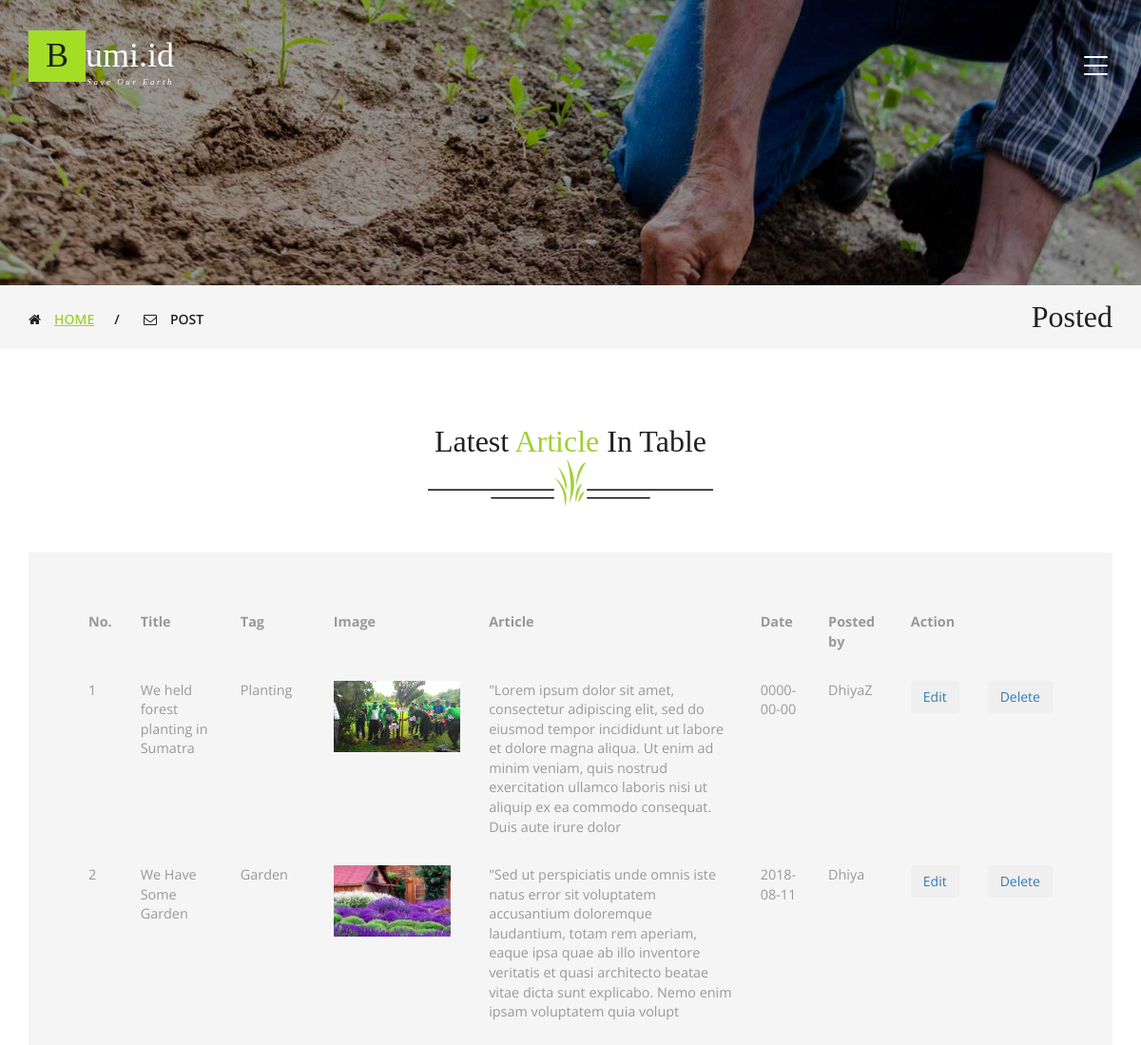
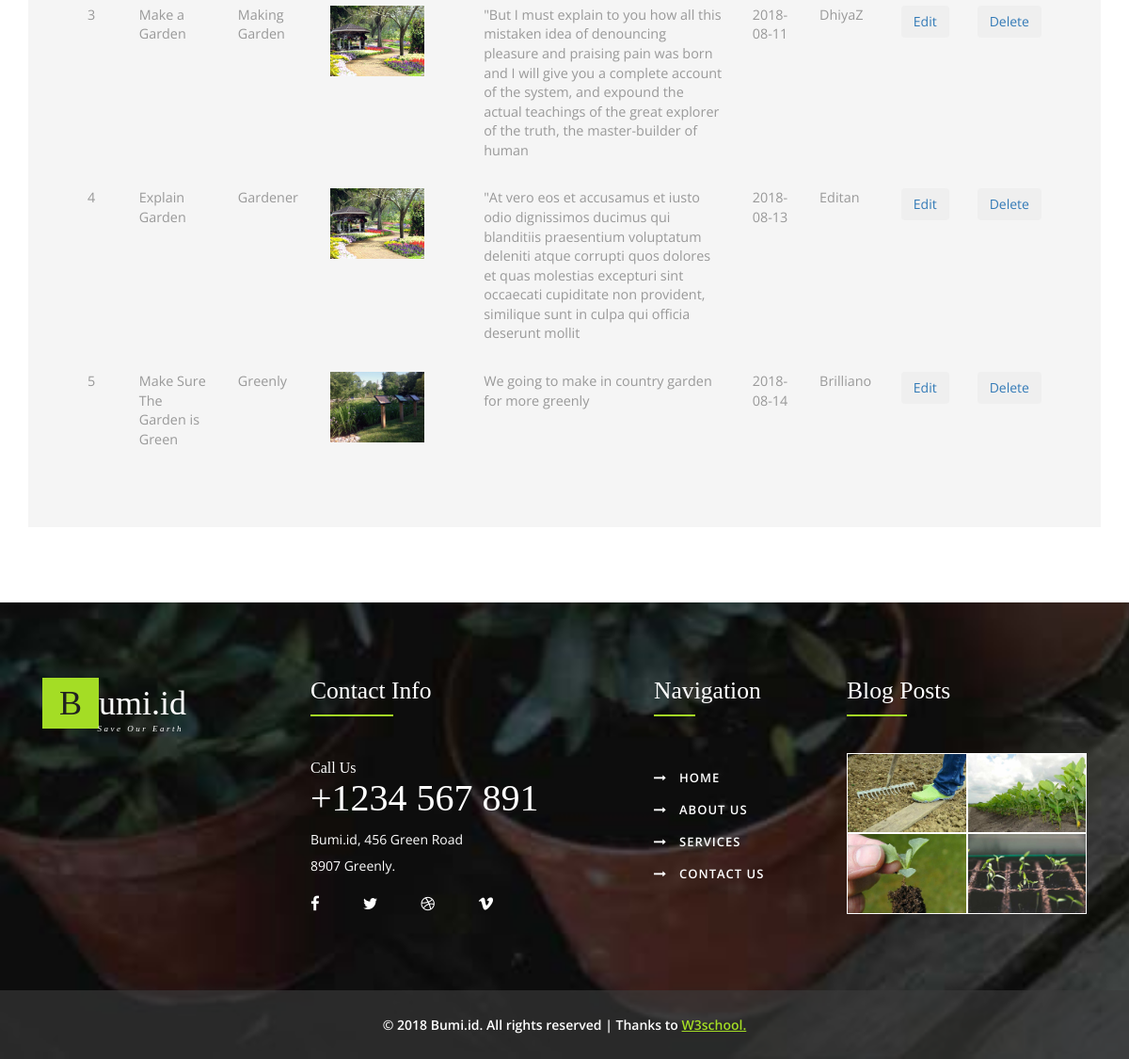
Page /table.php on the committed database (2 pictures, top to bottom).
### tables this page shows
CREATE TABLE `tbl_artikel` (
  `no` int(3) NOT NULL,
  `title` varchar(255) NOT NULL,
  `tag` varchar(255) NOT NULL,
  `image` varchar(255) NOT NULL,
  `nama_admin` varchar(255) NOT NULL,
  `artikel` varchar(255) NOT NULL,
  `tanggal` date NOT NULL
);

### web/table.php (the view, shortened to what this page needs)
<!DOCTYPE html>
<html lang="en">
<head>
<link href="css/bootstrap.css" rel="stylesheet" type="text/css" media="all" />
<link href="css/style.css" rel="stylesheet" type="text/css" media="all" />
<link href="css/font-awesome.css" rel="stylesheet">
</head>
<body>
	<div class="banner1">
		<div class="container">
			<div class="w3_agileits_banner_main_grid">
				<div class="w3_agile_logo">
					<h1><a href="index.php"><span>B</span>umi.id<i>Save our Earth</i></a></h1>
				</div>
				<div class="agileits_w3layouts_menu">
					<div class="shy-menu">
						<a class="shy-menu-hamburger">
							<span class="layer top"></span>
							<span class="layer mid"></span>
							<span class="layer btm"></span>
						</a>
					</div>
				</div>
				<div class="clearfix"> </div>
			</div>
		</div>
	</div>
	<div class="breadcrumbs">
		<div class="container">
			<div class="w3layouts_breadcrumbs_left">
				<ul>
					<li><i class="fa fa-home" aria-hidden="true"></i><a href="index.php">Home</a><span>/</span></li>
					<li><i class="fa fa-envelope-o" aria-hidden="true"></i>Post</li>
				</ul>
			</div>
			<div class="w3layouts_breadcrumbs_right">
				<h2>Posted</h2>
			</div>
			<div class="clearfix"> </div>
		</div>
	</div>
		<div class="welcome">
			<div class="container">
				<h3 class="agileits_w3layouts_head">Latest<span> Article</span> In Table</h3>
				<div class="w3_agile_image">
					<img src="images/1.png" alt=" " class="img-responsive" />
				</div>
				<div class="w3ls_news_grids">
  				<div class="col-md-13 w3_agile_mail_left">
  					<div class="agileits_mail_grid_right1 agile_mail_grid_right1">
							<div class="table-consensed">
  						<table class="table">
								<tr>
									<th>No.</th>
									<th>Title</th>
									<th>Tag</th>
									<th>Image</th>
									<th>Article</th>
									<th>Date</th>
									<th>Posted by</th>
									<th colspan="2">Action</th>
								</tr>
								<?php
								$dbh = mysqli_connect("localhost", "root", "", "bumi");
								$sql = "select * from tbl_artikel";
								$result = mysqli_query($dbh,$sql);
								$no = 0;
								while ($row = mysqli_fetch_array($result))
								{
								$image = $row['image'];
								$image_src = "upload/".$image;
								$no++;
								 ?>
								<tr>
									<td><?php echo $no; ?></td>
									<td><?php echo $row[1]; ?></td>
									<td><?php echo $row[2]; ?></td>
									<td><img src="<?php echo $image_src;?>" height="75"></td>
									<td><?php echo $row[5]; ?></td>
									<td><?php echo $row[6]; ?></td>
									<td><?php echo $row[4]; ?></td>
									<td><a href="edit.php?no=<?php echo $row[0]; ?>"><button type="button" class="btn">Edit</button></a></td>
									<td><a href="delete.php?no=<?php echo $row[0]; ?>" ><button type="button" class="btn">Delete</button></a></td>
								</tr>
							<?php }; ?>
  					</table>
					</div>
				</div>
			</div>
		</div>
	</div>
</div>
  	<div class="footer">
  		<div class="container">
  			<div class="w3agile_footer_grids">
  				<div class="col-md-3 agileinfo_footer_grid">
  					<div class="agileits_w3layouts_footer_logo">
  						<h2><a href="index.php"><span>B</span>umi.id<i>Save our Earth</i></a></h2>
  					</div>
  				</div>
  				<div class="col-md-4 agileinfo_footer_grid">
  					<h3>Contact Info</h3>
  					<h4>Call Us <span>+1234 567 891</span></h4>
  					<p>Bumi.id, 456 Green Road <span>8907 Greenly.</span></p>
  					<ul class="agileits_social_list">
  						<li><a href="#" class="w3_agile_facebook"><i class="fa fa-facebook" aria-hidden="true"></i></a></li>
  						<li><a href="#" class="agile_twitter"><i class="fa fa-twitter" aria-hidden="true"></i></a></li>
  						<li><a href="#" class="w3_agile_dribble"><i class="fa fa-dribbble" aria-hidden="true"></i></a></li>
  						<li><a href="#" class="w3_agile_vimeo"><i class="fa fa-vimeo" aria-hidden="true"></i></a></li>
  					</ul>
  				</div>
  				<div class="col-md-2 agileinfo_footer_grid agileinfo_footer_grid1">
  					<h3>Navigation</h3>
  					<ul class="w3layouts_footer_nav">
  						<li><a href="index.php"><i class="fa fa-long-arrow-right" aria-hidden="true"></i>Home</a></li>
  						<li><a href="about.php"><i class="fa fa-long-arrow-right" aria-hidden="true"></i>About Us</a></li>
  						<li><a href="services.php"><i class="fa fa-long-arrow-right" aria-hidden="true"></i>Services</a></li>
  						<li><a href="contact.php"><i class="fa fa-long-arrow-right" aria-hidden="true"></i>Contact Us</a></li>
  					</ul>
  				</div>
  				<div class="col-md-3 agileinfo_footer_grid">
  					<h3>Blog Posts</h3>
  					<div class="agileinfo_footer_grid_left">
  						<a href="#" data-toggle="modal" data-target="#myModal"><img src="images/6.jpg" alt=" " class="img-responsive" /></a>
  					</div>
  					<div class="agileinfo_footer_grid_left">
  						<a href="#" data-toggle="modal" data-target="#myModal"><img src="images/2.jpg" alt=" " class="img-responsive" /></a>
  					</div>
  					<div class="agileinfo_footer_grid_left">
  						<a href="#" data-toggle="modal" data-target="#myModal"><img src="images/5.jpg" alt=" " class="img-responsive" /></a>
  					</div>
  					<div class="agileinfo_footer_grid_left">
  						<a href="#" data-toggle="modal" data-target="#myModal"><img src="images/3.jpg" alt=" " class="img-responsive" /></a>
  					</div>
  					<div class="clearfix"> </div>
  				</div>
  				<div class="clearfix"> </div>
  			</div>
  		</div>
  		<div class="w3_agileits_footer_copy">
  			<div class="container">
  				<p>© 2018 Bumi.id. All rights reserved | Thanks to <a href="http://w3school.com">W3school.</a></p>
  			</div>
  		</div>
  	</div>
  </body>
  </html>

### rows in the picture
tbl_artikel: title "We held forest planting in Sumatra", tag "Planting", image (picture), artikel "\"Lorem ipsum dolor sit amet, consectetur adipiscing elit, sed do eiusmod tempor incididunt ut labore et dolore magna aliqua. Ut enim ad minim veniam, quis nostrud exercitation ullamco laboris nisi ut aliquip ex ea commodo consequat. Duis aute irure dolor", tanggal "0000-00-00", nama_admin "DhiyaZ"
tbl_artikel: title "We Have Some Garden", tag "Garden", image (picture), artikel "\"Sed ut perspiciatis unde omnis iste natus error sit voluptatem accusantium doloremque laudantium, totam rem aperiam, eaque ipsa quae ab illo inventore veritatis et quasi architecto beatae vitae dicta sunt explicabo. Nemo enim ipsam voluptatem quia volupt", tanggal "2018-08-11", nama_admin "Dhiya"
tbl_artikel: title "Make a Garden", tag "Making Garden", image (picture), artikel "\"But I must explain to you how all this mistaken idea of denouncing pleasure and praising pain was born and I will give you a complete account of the system, and expound the actual teachings of the great explorer of the truth, the master-builder of human", tanggal "2018-08-11", nama_admin "DhiyaZ"
tbl_artikel: title "Explain Garden", tag "Gardener", image (picture), artikel "\"At vero eos et accusamus et iusto odio dignissimos ducimus qui blanditiis praesentium voluptatum deleniti atque corrupti quos dolores et quas molestias excepturi sint occaecati cupiditate non provident, similique sunt in culpa qui officia deserunt mollit", tanggal "2018-08-13", nama_admin "Editan"
tbl_artikel: title "Make Sure The Garden is Green", tag "Greenly", image (picture), artikel "We going to make in country garden for more greenly", tanggal "2018-08-14", nama_admin "Brilliano"
